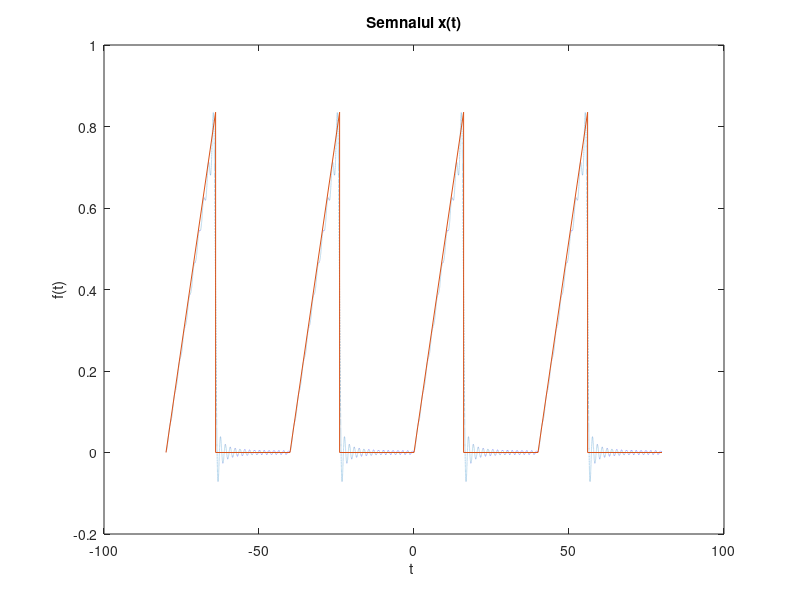
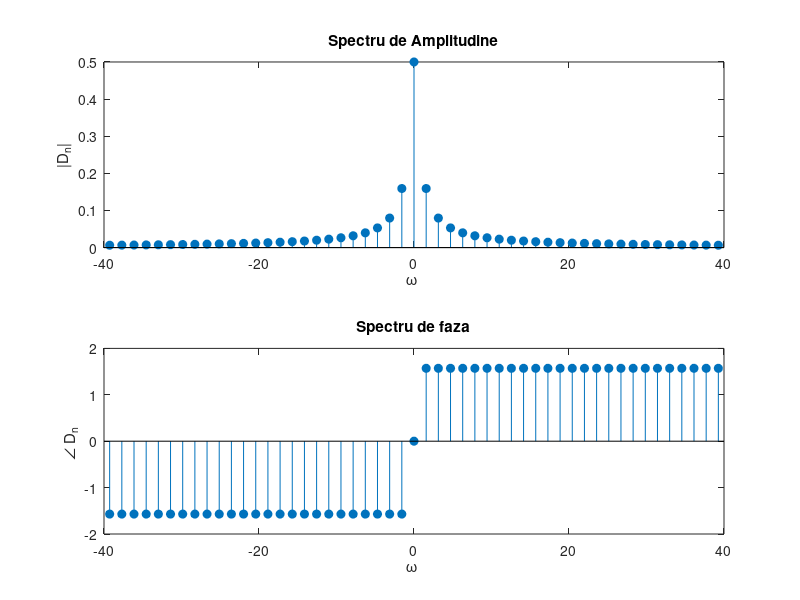

Recreate these plots in MATLAB, in order.
function T2_Orza_Oana()

%factourul de umplere 50 (semnal triunghiular) 
P = 40; %perioada P=40s
wo = 2*pi/P;			
C0 = 256/1600;	%am calculat coeficientii			
t = -80:0.001:80;	%rezolutie temporala			
N = 25;% Vom avea 50 de coeficienti (de la -25 pana la 25)
   
x = C0*ones(size(t));		
   
for k = -N:-1,			% bucla pentru termenii negativi
     Xk =2*(exp(-j*k*wo*16)*(-16*j*k*wo+exp(16*j*wo*k)-1))/(j*j*k*k*wo*wo*P*P); %am calculat integrala pentru o functie 
                            % f=-2A*t/T, pt t intre 0 si 16 si 0 in rest              
      x = x + real(Xk*exp(j*k*wo*t));	%reconstruirea semnalului
   end;
   
   for k = 1:N,			% bucla pentru termenii pozitivi
      Xk =2*(exp(-j*k*wo*16)*(-16*j*k*wo+exp(16*j*wo*k)-1))/(j*j*k*k*wo*wo*P*P);               
      x = x + real(Xk*exp(j*k*wo*t));	
   end;

   plot(t,x,':');			
   hold on;
  plot([ -80 -64 -64 -40 -24 -24 0 16 16 40 56 56 80],[ 0 0.835 0 0 0.835 0 0 0.835 0 0 0.835 0 0   ],'-'); %semnalul initial
   hold off;
   hold off;
   xlabel('t ');
   ylabel('f(t)');
   titlevec = ['Semnalul x(t)' ];
   title(titlevec);
    

clear;					% stergem memoria
figure(2); clf;			

P = 4; wo = 2*pi/P;			

D0 = 0.5;				

i = 1;					% vector pentru a memora Dn si w

for k = -25:-1,				
   Xk(i) = j/(2*pi*k);                  
   w(i) = k*wo;				
	i = i + 1;			
end;

Xk(i) = D0;
w(i) = 0;	

i = i + 1;				

for k = 1:25			
   Xk(i) = j/(2*pi*k);                 
   w(i) = k*wo;				
   i = i + 1;				
end;
   
subplot(2,1,1);				% spectru semnalului
stem(w,abs(Xk),'filled');
xlabel('\omega ');
ylabel('|D_n|');
title('Spectru de Amplitudine');

subplot(2,1,2);				% spectru de faza
stem(w,angle(Xk),'filled');
xlabel('\omega ');
ylabel('\angle D_n ');
title('Spectru de faza');
